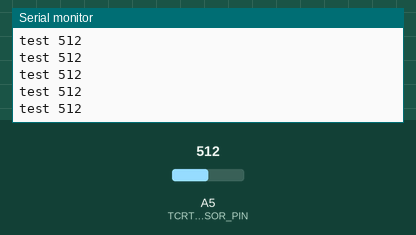
Recording of a sketch running on a simulated Arduino Uno, built with avr-gcc and run on an emulated ATmega328P. On the bench: the last lines printed to the serial monitor. The test bench sets the inputs (shaded band); at power-on: A5 (TCRT5000_SENSOR_PIN) = 512.

Above: at 2.7 s.
2.8 s: A5 (TCRT5000_SENSOR_PIN) set to 982
At 3.5 s:
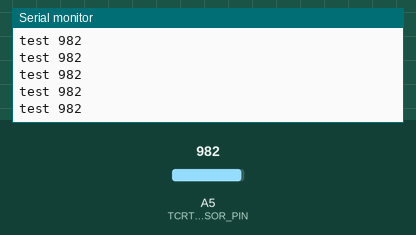
4.3 s: A5 (TCRT5000_SENSOR_PIN) set to 1014
At 5.1 s:
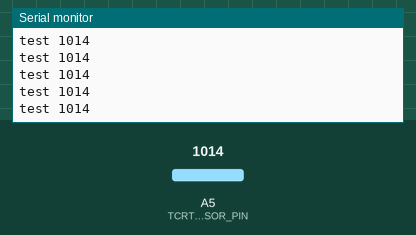
Timing chart, 0 to 7.3 s (numbered marks = the images above; inputs shaded):
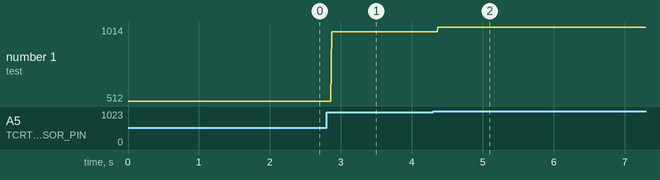

Measured:
- after the input at 2.8 s, the serial monitor: prints a new line after 0.07 s (image 1)
- after the input at 4.3 s, the serial monitor: prints a new line after 0.07 s (image 2)
- plotted number 1: 512 → 982 after the input at 2.8 s, 982 → 1014 after the input at 4.3 s

The sketch:

Optical_Sensor.ino
```cpp
#define TCRT5000_SENSOR_PIN A5

void setup() {
  Serial.begin(9600);
}

void loop() {
  int reading = analogRead(TCRT5000_SENSOR_PIN);
  // read is 0..1024, write is 0..255
  Serial.print("test ");
  Serial.println(reading);

}
```
